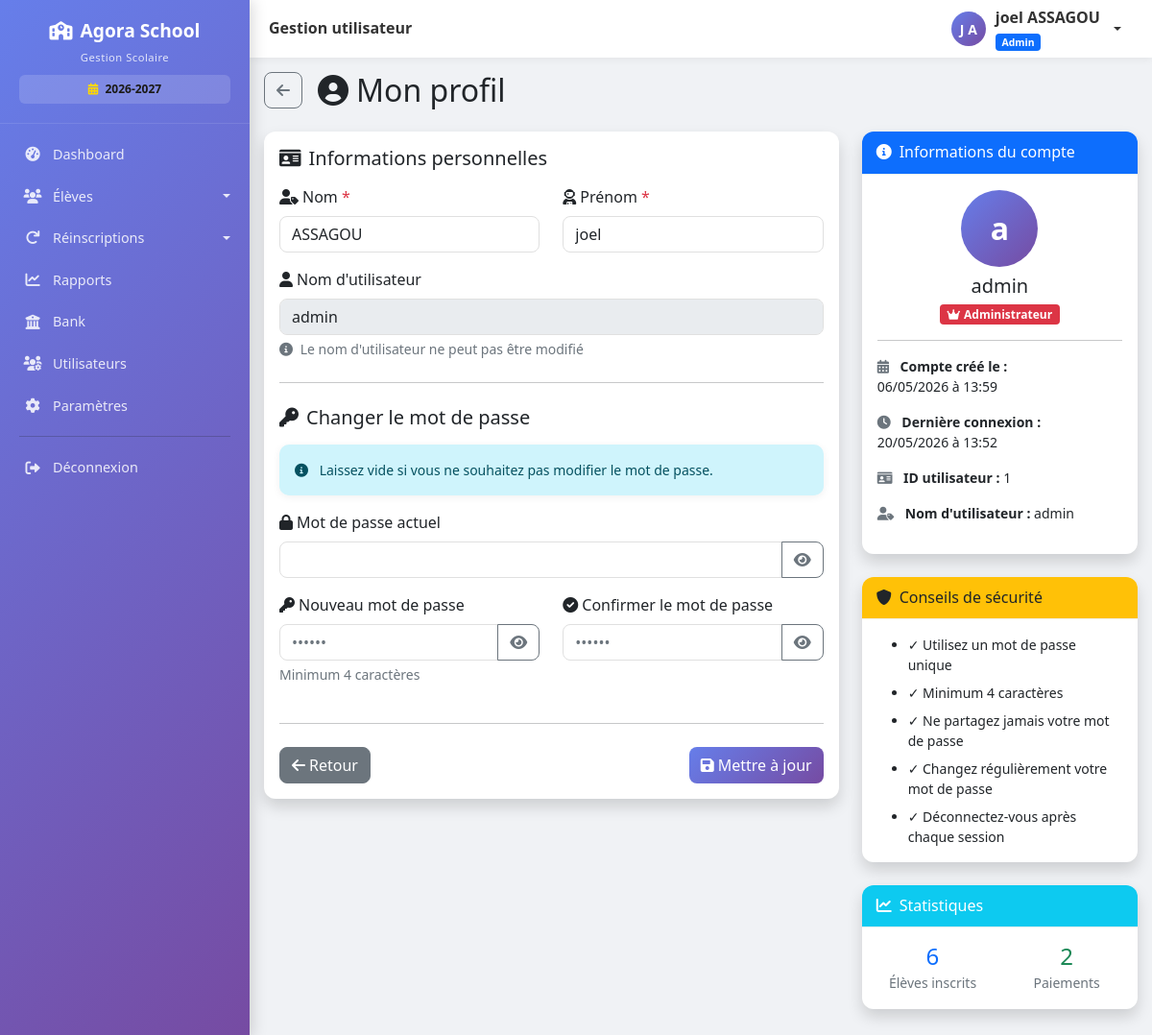
/profil (signed in), run on an earlier commit of the app's database.
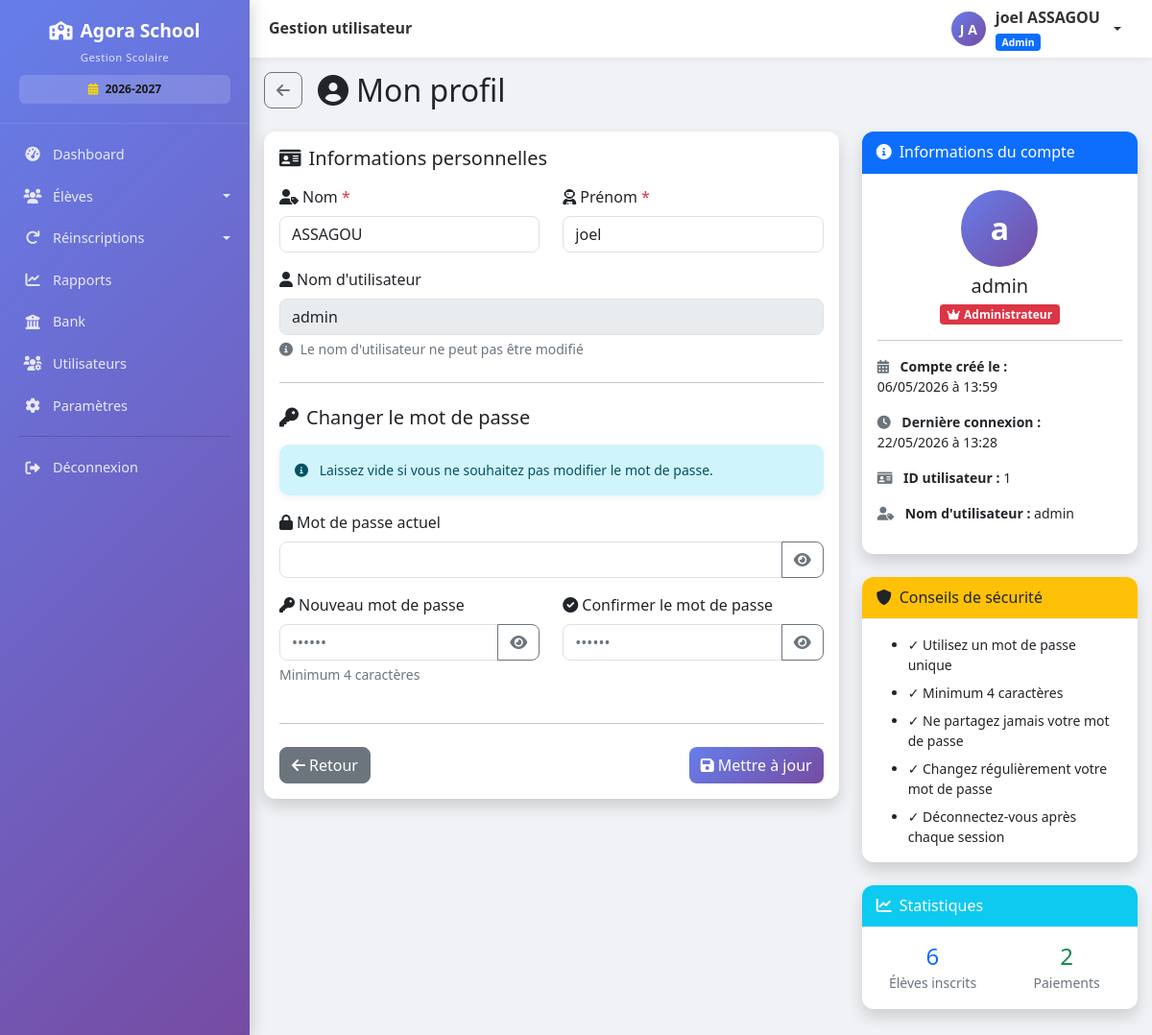
And on a later commit of the database.
### models.py (models this page shows, shortened)
class User(UserMixin, db.Model):
    __tablename__ = 'users'
    id = db.Column(db.Integer, primary_key=True)
    username = db.Column(db.String(80), unique=True, nullable=False, index=True)
    password_hash = db.Column(db.String(200), nullable=False)
    nom = db.Column(db.String(100), nullable=False)
    prenom = db.Column(db.String(100), nullable=False)
    role = db.Column(db.String(20), default='user')  # admin, comptable, user
    actif = db.Column(db.Boolean, default=True)
    created_at = db.Column(db.DateTime, default=datetime.utcnow)
    last_login = db.Column(db.DateTime, nullable=True)
    @property
    def nom_complet(self):
        return f"{self.prenom} {self.nom}"

### routes.py (the view, shortened to what this page needs)
@app.route('/profil', methods=['GET', 'POST'])
@login_required
def profil():
    total_eleves_inscrits = Eleve.query.count()
    total_paiements_effectues = Paiement.query.count()
    tous_eleves = Eleve.query.all()
    eleves_avec_solde = sum(1 for e in tous_eleves if e.solde > 0)
    return render_template('utilisateurs/profil.html',
                         user=current_user,
                         total_eleves_inscrits=total_eleves_inscrits,
                         total_paiements_effectues=total_paiements_effectues,
                         eleves_avec_solde=eleves_avec_solde)

### app.py (called while the page is built)
@app.after_request
def close_db_connection(response):
    try:
        db.session.close()
    except:
        pass
    return response

### models.py (called while the page is built)
    @property
    def frais_scolarite_total(self):
        return self.frais_scolarite or 0

    @property
    def solde(self):
        return self.frais_scolarite_total - self.montant_paye

### routes.py (called while the page is built)
@login_manager.user_loader
def load_user(user_id):
    return User.query.get(int(user_id))

@app.context_processor
def injecter_parametres_ecole():
    try:
        from models import Parametre
        params = Parametre.query.all()
        parametres = {p.cle: p.valeur for p in params}
    except:
        parametres = {}
    defaults = {
        'nom_ecole': 'GS LAUREADES',
        'adresse_ecole': 'Adresse de l\'école',
        'telephone_ecole': '',
        'email_notification': '',
        'devise': 'FCFA',
        'annee_scolaire': '2024-2025'
    }
    for key, value in defaults.items():
        if key not in parametres or not parametres[key]:
            parametres[key] = value
    return dict(parametres_ecole=parametres)

### templates/utilisateurs/profil.html (shortened to what the changed rows need)
{% extends "base.html" %}
{% block content %}
<div class="d-flex align-items-center mb-4">
    <h2 class="mb-0"><i class="fas fa-user-circle me-2"></i>Mon profil</h2>
</div>
<div class="row">
    <div class="col-lg-8">
        <div class="card shadow">
            <div class="card-body">
                <form method="POST" id="profileForm">
                    <div class="row">
                        <div class="col-md-6 mb-3">
                            <label for="nom" class="form-label">
                                <i class="fas fa-user-tag me-1"></i>Nom
                                <span class="text-danger">*</span>
                            </label>
                            <input type="text"
                                   class="form-control"
                                   id="nom"
                                   name="nom"
                                   value="{{ current_user.nom }}"
                                   required
                                   minlength="2">
                        </div>
                        <div class="col-md-6 mb-3">
                            <label for="prenom" class="form-label">
                                <i class="fas fa-user-astronaut me-1"></i>Prénom
                                <span class="text-danger">*</span>
                            </label>
                            <input type="text"
                                   class="form-control"
                                   id="prenom"
                                   name="prenom"
                                   value="{{ current_user.prenom }}"
                                   required
                                   minlength="2">
                        </div>
                    </div>
                    <div class="mb-3">
                        <label class="form-label">
                            <i class="fas fa-user me-1"></i>Nom d'utilisateur
                        </label>
                        <input type="text" class="form-control" value="{{ current_user.username }}" disabled>
                        <div class="form-text text-muted">
                            <i class="fas fa-info-circle me-1"></i>
                            Le nom d'utilisateur ne peut pas être modifié
                        </div>
                    </div>
                </form>
            </div>
        </div>
    </div>
    <div class="col-lg-4">
        <div class="card shadow mb-4">
            <div class="card-body">
                <div class="text-center mb-3">
                    <div class="avatar-lg mx-auto mb-2">
                        <span class="avatar-initials">{{ current_user.username[0] }}</span>
                    </div>
                    <h5 class="mb-1">{{ current_user.username }}</h5>
                    <span class="badge {% if current_user.role == 'admin' %}bg-danger{% elif current_user.role == 'comptable' %}bg-warning text-dark{% else %}bg-info{% endif %}">
                        {% if current_user.role == 'admin' %}
                            <i class="fas fa-crown me-1"></i>Administrateur
                        {% elif current_user.role == 'comptable' %}
                            <i class="fas fa-calculator me-1"></i>Comptable
                        {% else %}
                            <i class="fas fa-user me-1"></i>Opérateur
                        {% endif %}
                    </span>
                </div>
                <ul class="list-unstyled small">
                    <li class="mb-3">
                        <i class="fas fa-calendar-alt me-2 text-muted"></i>
                        <strong>Compte créé le :</strong><br>
                        {{ current_user.created_at.strftime('%d/%m/%Y à %H:%M') if current_user.created_at else 'N/A' }}
                    </li>
                    <li class="mb-3">
                        <i class="fas fa-clock me-2 text-muted"></i>
                        <strong>Dernière connexion :</strong><br>
                        {{ current_user.last_login.strftime('%d/%m/%Y à %H:%M') if current_user.last_login else 'Première connexion' }}
                    </li>
                    <li class="mb-3">
                        <i class="fas fa-id-card me-2 text-muted"></i>
                        <strong>ID utilisateur :</strong> {{ current_user.id }}
                    </li>
                    <li>
                        <i class="fas fa-user-tag me-2 text-muted"></i>
                        <strong>Nom d'utilisateur :</strong> {{ current_user.username }}
                    </li>
                </ul>
            </div>
        </div>
    </div>
</div>
{% endblock %}

### templates/base.html (shortened to what the changed rows need)
<!DOCTYPE html>
<html lang="fr">
<head>
    <link href="https://cdn.jsdelivr.net/npm/bootstrap@5.1.3/dist/css/bootstrap.min.css" rel="stylesheet">
    <link rel="stylesheet" href="https://cdnjs.cloudflare.com/ajax/libs/font-awesome/6.0.0/css/all.min.css">
    <link href="https://cdn.datatables.net/1.11.5/css/dataTables.bootstrap5.min.css" rel="stylesheet">
</head>
<body>
    <div class="app-layout">
        <main class="main-area">
            {% if current_user.is_authenticated %}
            <header class="topbar">
                <div class="d-flex align-items-center gap-2">
                    <h5>{% block page_title %}Gestion utilisateur{% endblock %}</h5>
                </div>
                <div class="dropdown">
                    <a href="#" class="user-dropdown dropdown-toggle" data-bs-toggle="dropdown" aria-label="Menu utilisateur">
                        <div class="user-avatar">
                            {{ current_user.prenom[0]|upper if current_user.prenom else current_user.username[0]|upper }}
                            {{ current_user.nom[0]|upper if current_user.nom else '' }}
                        </div>
                        <div class="d-none d-md-block text-start">
                            <strong>{{ current_user.nom_complet or current_user.username }}</strong>
                            <div>
                                <span class="badge bg-{{ 'primary' if current_user.role == 'admin' else 'warning' if current_user.role == 'comptable' else 'info' }}"
                                      style="font-size:0.65rem;">
                                    {{ current_user.role|capitalize }}
                                </span>
                            </div>
                        </div>
                    </a>
                </div>
            </header>
            {% endif %}
            <div class="page-content" id="pageContent">
                {% block content %}{% endblock %}
            </div>
        </main>
    </div>
</body>
</html>

What changed in the data, as far as the page shows it:
changed User "admin": last_login "20/05/2026 à 13:52" → "22/05/2026 à 13:28"
